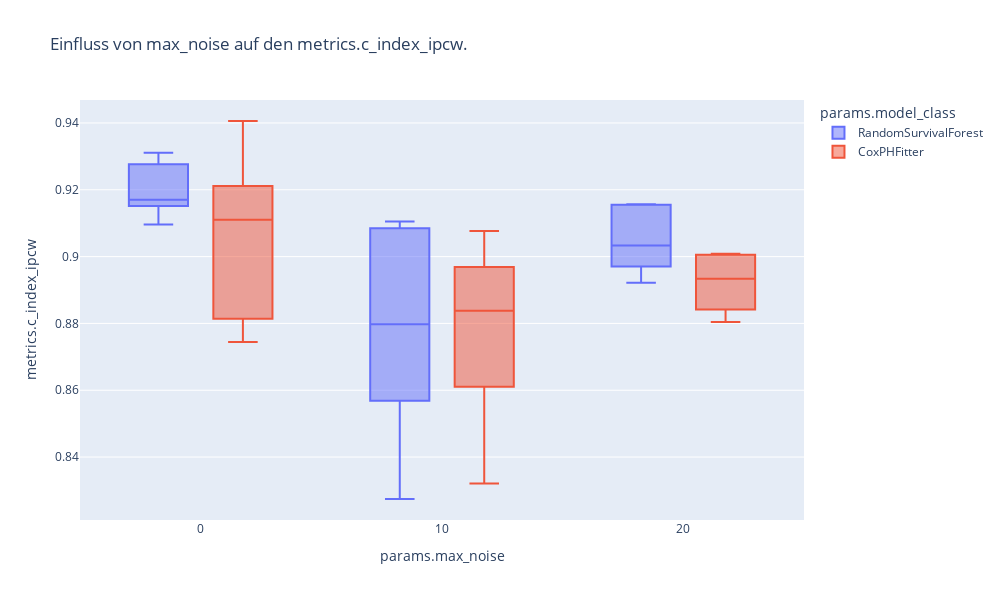
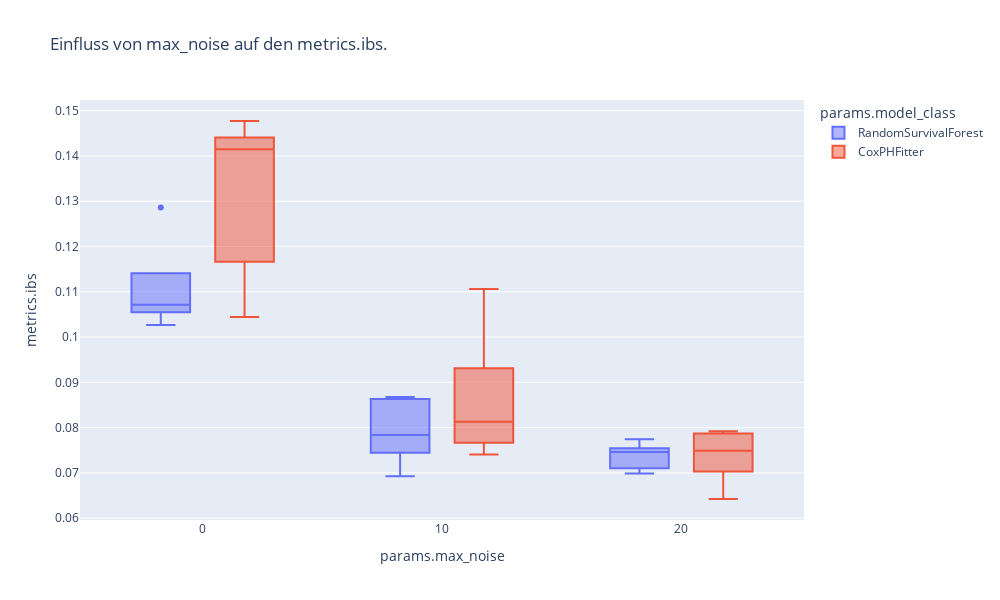
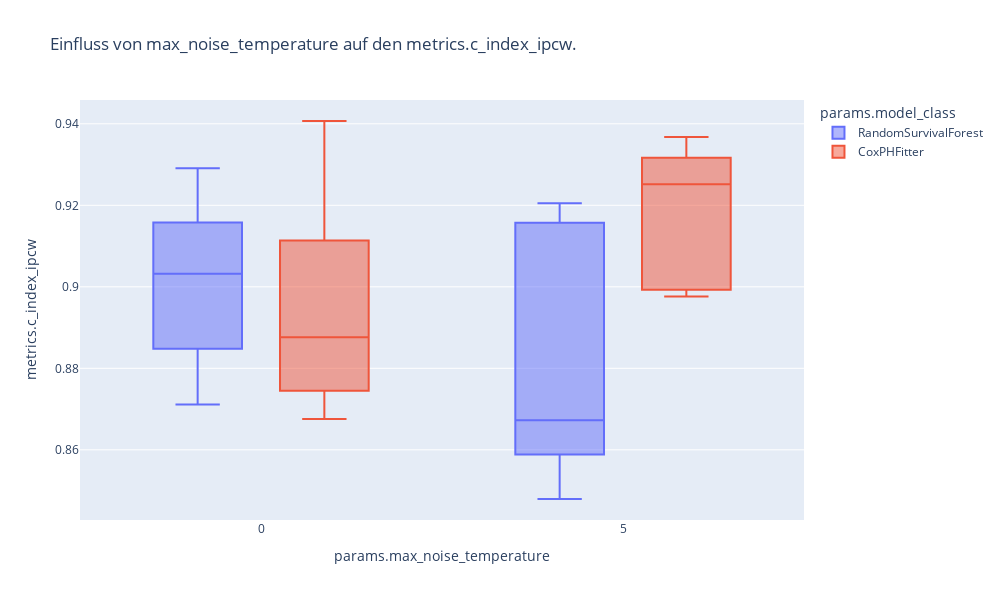
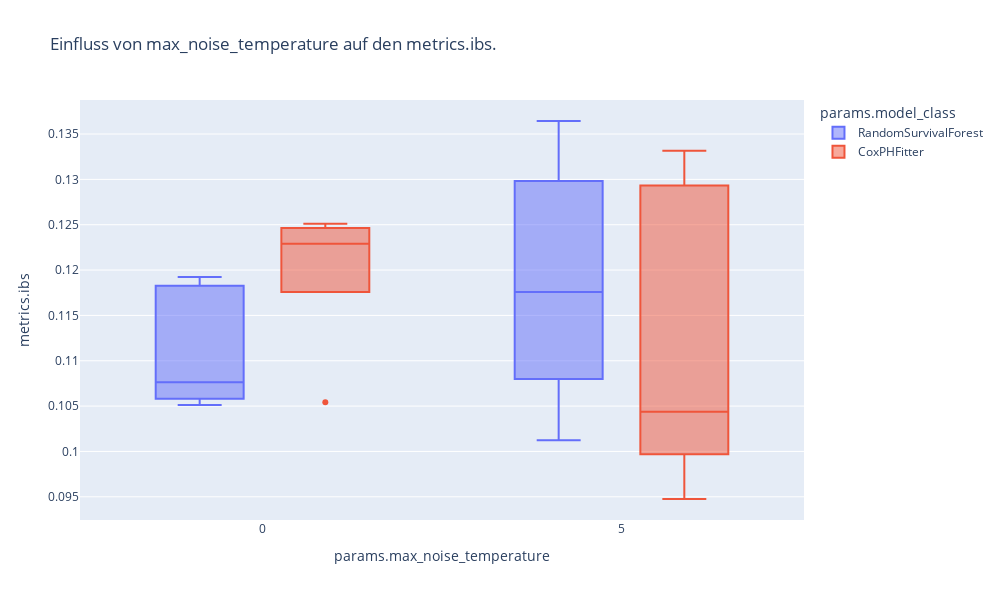

Notebook code cell kept with these figures, in order:
### Code cell
for surv_exp, (param, param_bool, param_values) in surv_experiments.items():
    for metric in ["metrics.c_index_ipcw", "metrics.ibs"]:
        surv_exp_results = load_exp_results(surv_exp)
        if surv_exp_results is not None:
            try:
                fig = px.box(
                    surv_exp_results,
                    x=f"params.{param}",
                    y=metric,
                    color="params.model_class",
                    title=f"Einfluss von {param} auf den {metric}.",
                    width=1000,
                    height=600,
                )
                fig.show()

                medians = {}
                for model_class, model_group in surv_exp_results.groupby(
                    by="params.model_class"
                ):
                    medians[model_class] = {}
                    for param_value, param_group in model_group.groupby(
                        by=f"params.{param}"
                    ):
                        medians[model_class][param_value] = param_group[metric].median()
                print(medians)
                medians_df = pd.DataFrame(medians).T
                pd.options.display.float_format = "{:.3f}".format
                print(medians_df)

            except ValueError:
                print(f"{surv_exp} does not seem to be finished.")
                raise

### Figure 1 — Plotly figure (JSON) as saved in the notebook; plotly's stock layout.template omitted (floating-point values rounded to 4 significant figures)
{"data": [{"alignmentgroup": "True", "hovertemplate": "params.model_class=RandomSurvivalForest<br>params.max_noise=%{x}<br>metrics.c_index_ipcw=%{y}<extra></extra>", "legendgroup": "RandomSurvivalForest", "marker": {"color": "#636efa"}, "name": "RandomSurvivalForest", "notched": false, "offsetgroup": "RandomSurvivalForest", "orientation": "v", "showlegend": true, "type": "box", "x": [20, 10, 0, 20, 10, 0, 20, 10, 0, 20, 10, 0, 20, 10, 0], "x0": " ", "xaxis": "x", "y": [0.9155, 0.9105, 0.917, 0.8921, 0.8275, 0.9311, 0.9033, 0.8798, 0.917, 0.8987, 0.9078, 0.9265, 0.9157, 0.8666, 0.9096], "y0": " ", "yaxis": "y"}, {"alignmentgroup": "True", "hovertemplate": "params.model_class=CoxPHFitter<br>params.max_noise=%{x}<br>metrics.c_index_ipcw=%{y}<extra></extra>", "legendgroup": "CoxPHFitter", "marker": {"color": "#EF553B"}, "name": "CoxPHFitter", "notched": false, "offsetgroup": "CoxPHFitter", "orientation": "v", "showlegend": true, "type": "box", "x": [20, 10, 0, 20, 10, 0, 20, 10, 0, 20, 10, 0, 20, 10, 0], "x0": " ", "xaxis": "x", "y": [0.9005, 0.8321, 0.9147, 0.8855, 0.8707, 0.9406, 0.8934, 0.8933, 0.911, 0.9008, 0.9076, 0.8745, 0.8804, 0.8838, 0.8837], "y0": " ", "yaxis": "y"}], "layout": {"boxmode": "group", "height": 600, "legend": {"title": {"text": "params.model_class"}, "tracegroupgap": 0}, "title": {"text": "Einfluss von max_noise auf den metrics.c_index_ipcw."}, "width": 1000, "xaxis": {"anchor": "y", "domain": [0, 1], "title": {"text": "params.max_noise"}}, "yaxis": {"anchor": "x", "domain": [0, 1], "title": {"text": "metrics.c_index_ipcw"}}}}

### Figure 2 — Plotly figure (JSON) as saved in the notebook; plotly's stock layout.template omitted (floating-point values rounded to 4 significant figures)
{"data": [{"alignmentgroup": "True", "hovertemplate": "params.model_class=RandomSurvivalForest<br>params.max_noise=%{x}<br>metrics.ibs=%{y}<extra></extra>", "legendgroup": "RandomSurvivalForest", "marker": {"color": "#636efa"}, "name": "RandomSurvivalForest", "notched": false, "offsetgroup": "RandomSurvivalForest", "orientation": "v", "showlegend": true, "type": "box", "x": [20, 10, 0, 20, 10, 0, 20, 10, 0, 20, 10, 0, 20, 10, 0], "x0": " ", "xaxis": "x", "y": [0.07476, 0.06928, 0.1071, 0.07459, 0.08617, 0.1092, 0.07137, 0.07616, 0.1286, 0.0774, 0.08674, 0.1026, 0.06985, 0.07839, 0.1064], "y0": " ", "yaxis": "y"}, {"alignmentgroup": "True", "hovertemplate": "params.model_class=CoxPHFitter<br>params.max_noise=%{x}<br>metrics.ibs=%{y}<extra></extra>", "legendgroup": "CoxPHFitter", "marker": {"color": "#EF553B"}, "name": "CoxPHFitter", "notched": false, "offsetgroup": "CoxPHFitter", "orientation": "v", "showlegend": true, "type": "box", "x": [20, 10, 0, 20, 10, 0, 20, 10, 0, 20, 10, 0, 20, 10, 0], "x0": " ", "xaxis": "x", "y": [0.0723, 0.1106, 0.1044, 0.07489, 0.0873, 0.1429, 0.0785, 0.07403, 0.1207, 0.06423, 0.08127, 0.1415, 0.0792, 0.07752, 0.1477], "y0": " ", "yaxis": "y"}], "layout": {"boxmode": "group", "height": 600, "legend": {"title": {"text": "params.model_class"}, "tracegroupgap": 0}, "title": {"text": "Einfluss von max_noise auf den metrics.ibs."}, "width": 1000, "xaxis": {"anchor": "y", "domain": [0, 1], "title": {"text": "params.max_noise"}}, "yaxis": {"anchor": "x", "domain": [0, 1], "title": {"text": "metrics.ibs"}}}}

### Figure 3 — Plotly figure (JSON) as saved in the notebook; plotly's stock layout.template omitted (floating-point values rounded to 4 significant figures)
{"data": [{"alignmentgroup": "True", "hovertemplate": "params.model_class=RandomSurvivalForest<br>params.max_noise_temperature=%{x}<br>metrics.c_index_ipcw=%{y}<extra></extra>", "legendgroup": "RandomSurvivalForest", "marker": {"color": "#636efa"}, "name": "RandomSurvivalForest", "notched": false, "offsetgroup": "RandomSurvivalForest", "orientation": "v", "showlegend": true, "type": "box", "x": [5, 0, 5, 0, 5, 0, 5, 0, 5, 0], "x0": " ", "xaxis": "x", "y": [0.9205, 0.8894, 0.8625, 0.8711, 0.8672, 0.9032, 0.9141, 0.9291, 0.8479, 0.9113], "y0": " ", "yaxis": "y"}, {"alignmentgroup": "True", "hovertemplate": "params.model_class=CoxPHFitter<br>params.max_noise_temperature=%{x}<br>metrics.c_index_ipcw=%{y}<extra></extra>", "legendgroup": "CoxPHFitter", "marker": {"color": "#EF553B"}, "name": "CoxPHFitter", "notched": false, "offsetgroup": "CoxPHFitter", "orientation": "v", "showlegend": true, "type": "box", "x": [5, 0, 5, 0, 5, 0, 5, 0, 5, 0], "x0": " ", "xaxis": "x", "y": [0.9252, 0.9016, 0.9368, 0.8676, 0.8998, 0.8768, 0.93, 0.8876, 0.8976, 0.9407], "y0": " ", "yaxis": "y"}], "layout": {"boxmode": "group", "height": 600, "legend": {"title": {"text": "params.model_class"}, "tracegroupgap": 0}, "title": {"text": "Einfluss von max_noise_temperature auf den metrics.c_index_ipcw."}, "width": 1000, "xaxis": {"anchor": "y", "domain": [0, 1], "title": {"text": "params.max_noise_temperature"}}, "yaxis": {"anchor": "x", "domain": [0, 1], "title": {"text": "metrics.c_index_ipcw"}}}}

### Figure 4 — Plotly figure (JSON) as saved in the notebook; plotly's stock layout.template omitted (floating-point values rounded to 4 significant figures)
{"data": [{"alignmentgroup": "True", "hovertemplate": "params.model_class=RandomSurvivalForest<br>params.max_noise_temperature=%{x}<br>metrics.ibs=%{y}<extra></extra>", "legendgroup": "RandomSurvivalForest", "marker": {"color": "#636efa"}, "name": "RandomSurvivalForest", "notched": false, "offsetgroup": "RandomSurvivalForest", "orientation": "v", "showlegend": true, "type": "box", "x": [5, 0, 5, 0, 5, 0, 5, 0, 5, 0], "x0": " ", "xaxis": "x", "y": [0.1102, 0.1179, 0.1276, 0.106, 0.1176, 0.1192, 0.1012, 0.1051, 0.1364, 0.1076], "y0": " ", "yaxis": "y"}, {"alignmentgroup": "True", "hovertemplate": "params.model_class=CoxPHFitter<br>params.max_noise_temperature=%{x}<br>metrics.ibs=%{y}<extra></extra>", "legendgroup": "CoxPHFitter", "marker": {"color": "#EF553B"}, "name": "CoxPHFitter", "notched": false, "offsetgroup": "CoxPHFitter", "orientation": "v", "showlegend": true, "type": "box", "x": [5, 0, 5, 0, 5, 0, 5, 0, 5, 0], "x0": " ", "xaxis": "x", "y": [0.09476, 0.1054, 0.1044, 0.1245, 0.1332, 0.1216, 0.1281, 0.1229, 0.1013, 0.1251], "y0": " ", "yaxis": "y"}], "layout": {"boxmode": "group", "height": 600, "legend": {"title": {"text": "params.model_class"}, "tracegroupgap": 0}, "title": {"text": "Einfluss von max_noise_temperature auf den metrics.ibs."}, "width": 1000, "xaxis": {"anchor": "y", "domain": [0, 1], "title": {"text": "params.max_noise_temperature"}}, "yaxis": {"anchor": "x", "domain": [0, 1], "title": {"text": "metrics.ibs"}}}}
